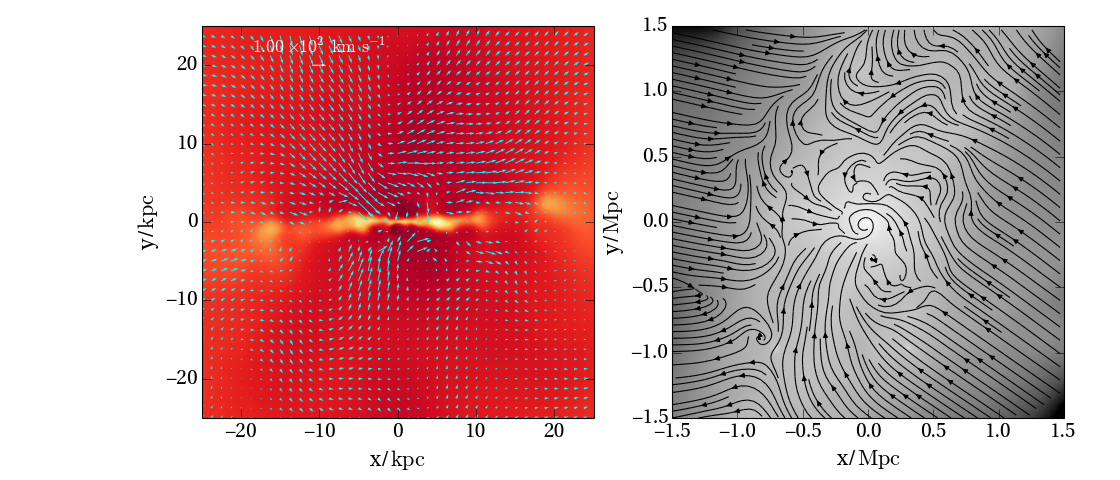

Reproduce this figure in Python.
import pynbody
import pynbody.plot.sph as sph
import matplotlib.pylab as plt

# load the snapshot and set to physical units
s = pynbody.load('testdata/g15784.lr.01024.gz')
s.physical_units()

# load the halos
h = s.halos()

# center on the largest halo and align the disk
pynbody.analysis.angmom.sideon(h[1])

# create the subplots
plt.figure()
f, axs = plt.subplots(1,2,figsize=(14,6)) 

#create a simple slice showing the gas temperature, with velocity vectors overlaid
sph.velocity_image(h[1].g, vector_color="cyan", qty="temp",width=50,cmap="YlOrRd", 
                   denoise=True,approximate_fast=False, subplot=axs[0], show_cbar = False,
                   quiverkey=False)

#you can also make a stream visualization instead of a quiver plot
pynbody.analysis.angmom.faceon(h[1])
s['pos'].convert_units('Mpc')
sph.velocity_image(s.g, width='3 Mpc', cmap = "Greys_r", mode='stream', units='Msol kpc^-2', 
                   density = 2.0, vector_resolution=100, vmin=1e-1,subplot=axs[1], 
                   show_cbar=False, vector_color='black')
